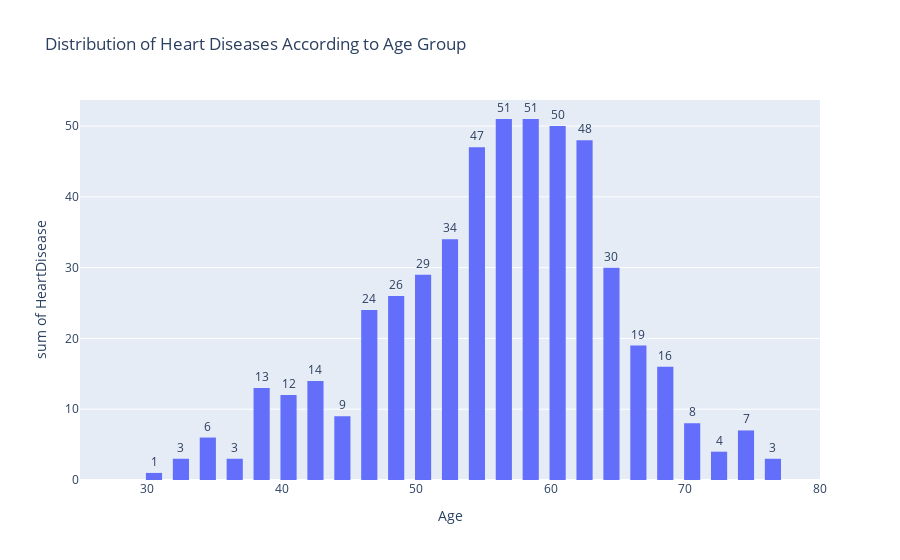

The cell this chart's notebook holds for it:
### Markdown cell above
Finding the age group that experiences heart disease the most.

### Code cell
fig = px.histogram(df, 
                   x="Age",
                   y="HeartDisease",
                   text_auto='True',
                   title="Distribution of Heart Diseases According to Age Group",
                   barmode='group' 
                  )
fig.update_layout(xaxis_range=[25,80], bargap=0.40)
fig.update_traces(textfont_size=12, textangle=0, textposition="outside", cliponaxis=False)
fig.show()

### Figure 1 — Plotly figure (JSON) as saved in the notebook; plotly's stock layout.template omitted (floating-point values rounded to 4 significant figures; data arrays with more than 128 entries replaced by an {"elided": "..."} marker saying what was removed)
{"data": [{"alignmentgroup": "True", "bingroup": "x", "cliponaxis": false, "histfunc": "sum", "hovertemplate": "Age=%{x}<br>sum of HeartDisease=%{y}<extra></extra>", "legendgroup": "", "marker": {"color": "#636efa", "pattern": {"shape": ""}}, "name": "", "offsetgroup": "", "orientation": "v", "showlegend": false, "textangle": 0, "textfont": {"size": 12}, "textposition": "outside", "texttemplate": "%{value:True}", "type": "histogram", "x": {"elided": "918 int values"}, "xaxis": "x", "y": {"elided": "918 int values"}, "yaxis": "y"}], "layout": {"bargap": 0.4, "barmode": "group", "legend": {"tracegroupgap": 0}, "title": {"text": "Distribution of Heart Diseases According to Age Group"}, "xaxis": {"anchor": "y", "domain": [0, 1], "range": [25, 80], "title": {"text": "Age"}}, "yaxis": {"anchor": "x", "domain": [0, 1], "title": {"text": "sum of HeartDisease"}}}}
